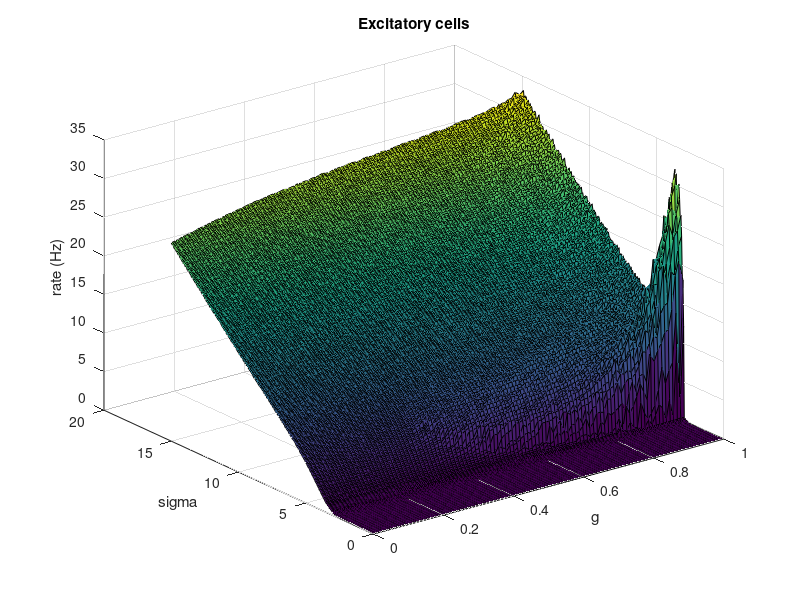
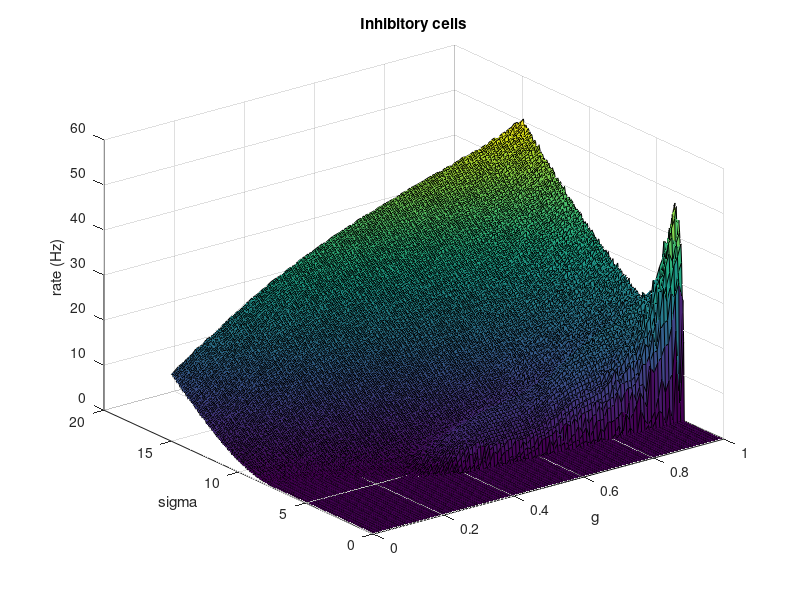
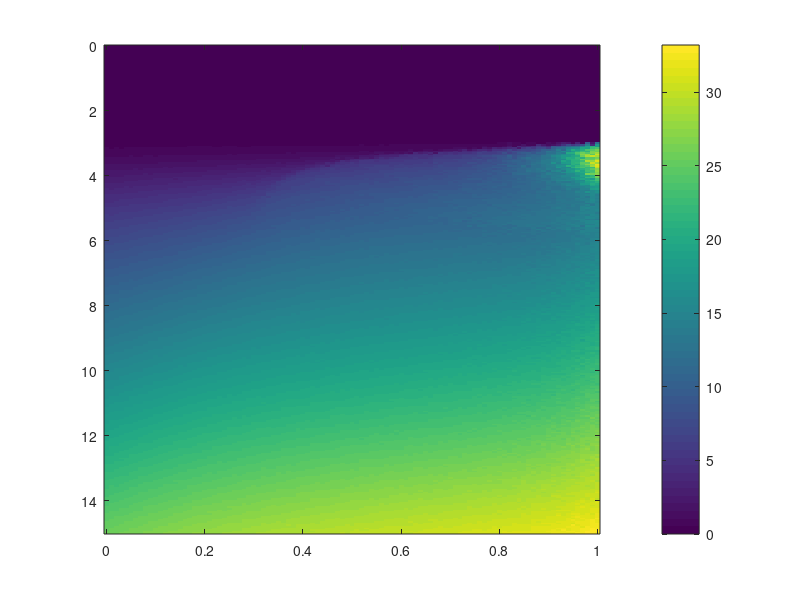

Write the MATLAB code that produced these figures, in order. (Note: this script raises an error after producing the figures.)
%% This codes enable us to read average firing rates of (Inh, Exc) cells in g_sigma phase diagram 

load("./HighResolutionWorkSpaceData2.mat", 'i_rates', 'e_rates', 'g', 'sigma');

g_max = 1;
sigma_max = 15;

g_max = find(g == g_max);
sigma_max = find(sigma == sigma_max);

data1 = transpose(e_rates(1:g_max, 1:sigma_max)); 
data2 = transpose(i_rates(1:g_max, 1:sigma_max));

% Define custom x and y axis values
x_values = g(1:g_max); % Replace with your actual x axis values
y_values = sigma(1:sigma_max); % Replace with your actual y axis values



%%%%%%%%%%%%%%%%%%%%%%%%%%%%%%%%%%%%%%%%%%%%%%%%%%%%%%%%%%%%%%%%%%%%%%%%%%%%%%%%%%%%%%%%%%%%%%%%%%%%%%%%%%%%
% plot 3D surf of rates Vs. g-sigma plane
figure('Name', 'Excitatory cells firing rates');
surf(x_values, y_values, data1);
xlabel('g');
ylabel('sigma');
zlabel('rate (Hz)');
title('Excitatory cells');

figure('Name', 'Inhibitory cells firing rates');
surf(x_values, y_values, data2);
xlabel('g');
ylabel('sigma');
zlabel('rate (Hz)');
title('Inhibitory cells');



%%%%%%%%%%%%%%%%%%%%%%%%%%%%%%%%%%%%%%%%%%%%%%%%%%%%%%%%%%%%%%%%%%%%%%%%%%%%%%%%%%%%%%%%%%%%%%%%%%%%%%%%%%%%
% Plot heatmap with custom axis values
figure('Name', 'Excitatory cells firing rates');
imagesc(x_values, y_values, data1);
c = colorbar; % Adds a colorbar to indicate the scale
c.Label.String = 'Hz';
set(gca,'YDir','normal') % Keeps the Y-axis direction normal
% Labeling the axes
xlabel('g');
ylabel('sigma');
title('Excitatory cells')

% Enable data cursor mode
dcm_obj = datacursormode(gcf);
set(dcm_obj,'Enable','on'); % Explicitly enable data cursor mode
% Set the custom update function with an anonymous function
set(dcm_obj, 'UpdateFcn', @(src, event)myupdatefcn(src, event, data1, g, sigma));

%%%%%%%%%%%%%%%%%%%%%%%%%%%%%%%%%%%%%%%%%%%%%%%%%%%%%%%%%%%%%%%%%%%%%%%%%%%%%%%%%%%%%%%%%%%%%%%%%%%%%%%%%%%%
figure('Name', 'Inhibitory cells firing rates');
imagesc(x_values, y_values, data2);
c = colorbar; % Adds a colorbar to indicate the scale
c.Label.String = 'Hz';
set(gca,'YDir','normal') % Keeps the Y-axis direction normal
% Labeling the axes
xlabel('g');
ylabel('sigma');
title('Inhibitory cells')

% Enable data cursor mode
dcm_obj = datacursormode(gcf);
set(dcm_obj,'Enable','on'); % Explicitly enable data cursor mode
% Set the custom update function with an anonymous function
set(dcm_obj, 'UpdateFcn', @(src, event)myupdatefcn(src, event, data2, g, sigma));
%%%%%%%%%%%%%%%%%%%%%%%%%%%%%%%%%%%%%%%%%%%%%%%%%%%%%%%%%%%%%%%%%%%%%%%%%%%%%%%%%%%%%%%%%%%%%%%%%%%%%%%%%%%%

% Define the custom update function as a local function
function txt = myupdatefcn(~, event_obj, data, x, y)
    pos = get(event_obj, 'Position'); % Get the position of the data cursor
    

    dataValue = data(abs(y - pos(2)) < 0.0001, abs(x - pos(1)) < 0.0001); % Extract the data value at the cursor's position
    
   % Create the tooltip text
    txt = {['g: ', num2str(pos(1))], ...
           ['sigma: ', num2str(pos(2))], ...
           ['Value: ', num2str(dataValue, '%.4f')]}; % Display value with 4 decimal places
end
